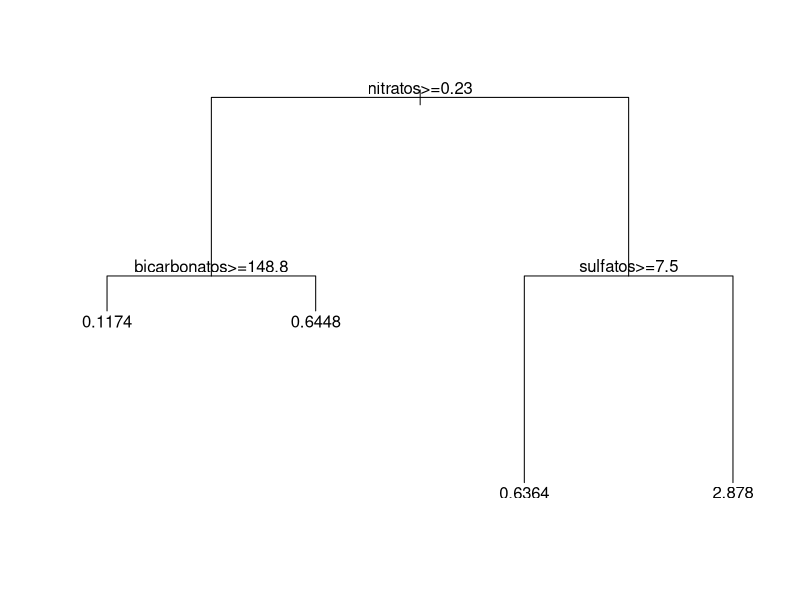
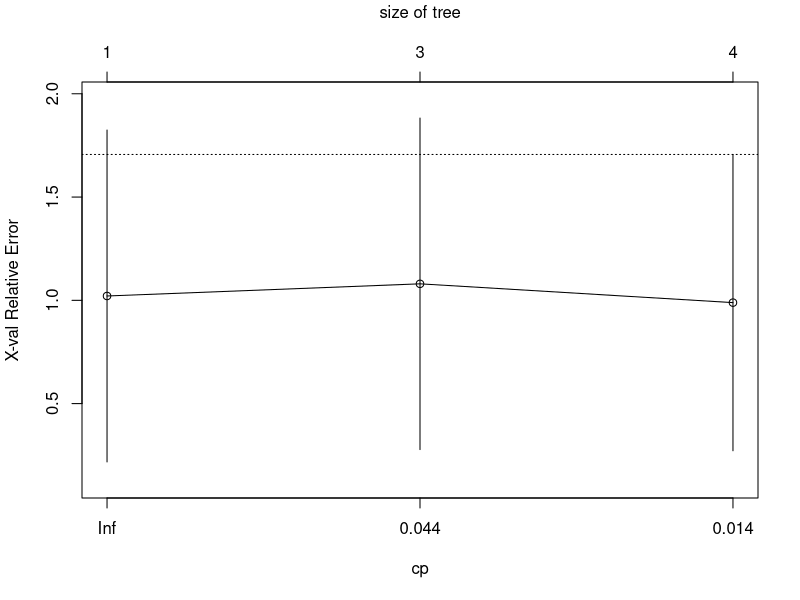
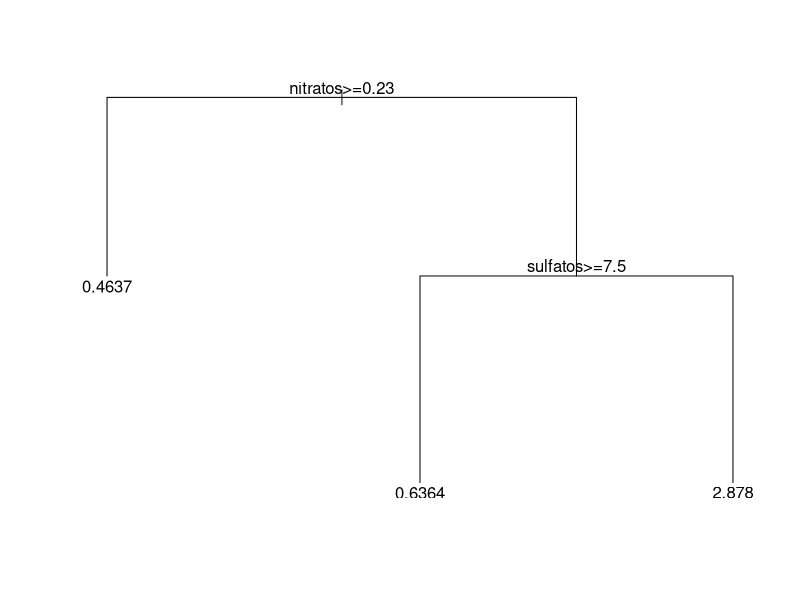
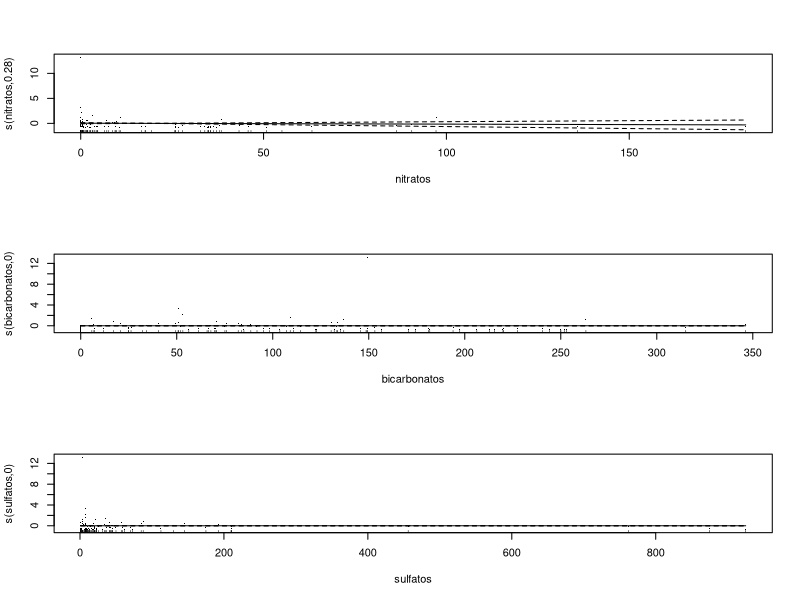

Recreate these plots in R, in order.
## ---- chunk 1
knitr::opts_chunk$set(echo = TRUE)
## ---- chunk 2
library(rpart)


cloruros<-c(15.6,12.7,170.7,29.7,430.6,46.5,41.3,49.6,7.1,7.7,6.9,9.0,5.8,24.5,

112.2,23.2,22.0,46.0,19.5,113.4,48.1,114.8,36.9,12.3,11.8,32.1,78.1,60.4,79.6,

45.8,48.9,45.7,69.0,117.3,40.8,44.5,75.9,125.1,183.1,344.7,341.6,20.2,863.6,

31.5,115.0,27.1,25.4,343.8,32.0,70.0,36.3,59.8,15.2,20.8,18.2,3.0,35.9,10.2,

396.8,118.5,23.9,11.9,44.0,292.4,44.2,49.3,20.7,156.2,29.2,31.5,15.8,12.8,9.2,

19.7,19.7,14.3,13.8,5.0,9.2,16.0,36.6,22.4,497.0,80.5,25.4,5.4,20.8)

sulfatos<-c(1.0,1.1,58.9,7.9,210.7,6.8,18.2,22.9,1.0,2.0,16.8,1.4,2.1,31.4,61.6,

8.3,13.5,8.9,12.1,72.9,22.5,20.0,9.0,1.0,1.0,13.5,7.0,42.5,20.0,35.0,87.8,7.7,7.3,

44.0,22.5,45.0,10.0,57.5,192.7,112.5,875.0,762.5,925.0,130.0,175.0,210.0,85.0,

456.0,41.0,41.5,37.0,45.0,18.2,22.1,7.0,4.0,34.1,7.7,210.0,50.0,11.0,1.0,70.0,8.6,

8.2,20.1,7.0,145.4,1.0,7.3,12.9,11.0,25.7,15.0,9.6,11.1,7.0,7.0,1.2,19.7,3.8,3.8,3.8,

4.4,3.8,2.1,15.6)

carbonatos<-c(0.0,0.0,0.0,0.0,0.0,0.0,0.0,40.8,2.6,0.0,0.0,0.0,0.0,0.0,65.2,0.0,0.0,0.0,

0.0,5.0,0.0,0.0,0.0,0.0,0.0,0.0,27.2,28.6,0.0,17.4,1.8,0.0,0.0,45.4,8.8,30.0,0.0,9.0,

0.0,35.8,43.2,0.0,103.0,63.2,61.8,49.0,112.2,24.2,37.8,33.4,0.0,16.0,1.8,0.0,6.2,

0.0,0.0,36.4,0.0,44.6,17.0,2.6,4.8,0.0,38.8,8.4,64.4,50.8,35.6,8.0,0.0,0.0,0.0,0.0,

12.2,5.4,52.8,0.0,0.0,7.6,0.0,25.4,0.0,0.0,10.8,0.0,0.0)

bicarbonatos<-c(122.5,206.3,315.1,156.6,220.2,249.9,250.1,0.0,70.4,227.4,197.4,

149.1,181.0,244.2,0.0,174.2,213.0,181.8,110.8,219.9,252.9,145.6,122.6,103.7,

85.0,215.5,82.0,0.0,153.2,5.8,17.2,109.1,53.2,0.0,61.3,0.0,133.4,133.6,346.3,

0.0,11.9,75.1,0.0,67.8,0.0,0.0,40.6,114.5,0.0,50.7,193.9,32.2,76.0,137.0,50.9,

70.6,83.8,7.0,24.9,24.9,56.3,98.3,26.2,34.2,0.0,69.8,6.9,20.7,148.6,66.4,251.8,

170.8,91.8,107.1,0.0,132.0,0.0,95.1,130.4,52.0,149.2,49.5,263.1,88.6,65.8,135.4,240.4)

fosfatos<-c(0.10,0.09,0.14,0.11,0.10,0.09,0.09,0.00,0.01,0.09,0.08,0.09,0.11,0.20,0.14,

0.22,0.12,0.06,0.09,0.22,0.00,0.01,0.09,0.08,0.20,0.01,0.01,0.02,0.09,0.02,0.07,

0.06,0.07,0.01,0.00,0.01,0.00,0.00,0.02,0.00,0.00,0.00,0.00,0.01,0.00,0.01,0.07,

0.00,0.00,0.00,0.28,0.00,0.08,0.08,0.08,0.01,0.08,0.08,0.07,0.07,0.07,0.04,0.06,

0.06,0.13,0.00,0.00,0.07,0.03,0.12,0.13,0.02,0.08,0.08,0.09,0.08,0.11,0.01,0.00,

0.19,0.06,0.11,0.14,3.24,0.00,0.09,0.14)

nitratos<-c(1.31,34.84,181.84,2.41,32.75,26.71,50.83,35.00,0.00,36.37,1.85,63.24,33.94,

37.11,0.59,0.88,17.79,16.69,3.65,34.80,35.52,45.77,25.79,2.74,0.00,17.60,0.00,

37.98,43.29,97.16,38.42,3.30,0.20,19.37,0.45,4.66,0.00,0.00,55.03,0.01,0.00,1.68,

0.89,0.09,135.85,25.79,0.00,90.53,27.81,7.13,86.33,46.56,0.49,10.94,0.00,0.59,8.66,

0.00,0.00,0.58,0.26,1.89,0.40,0.00,3.89,6.56,9.37,9.80,0.63,7.52,25.83,10.50,0.00,

2.76,4.33,9.60,4.66,0.00,1.58,0.00,0.00,1.95,0.00,0.00,3.17,0.41,35.50)

zinc<-c(0.00,0.00,0.10,0.00,0.10,0.00,0.00,0.10,0.20,0.10,0.10,0.10,0.10,0.00,0.10,

0.00,0.10,0.10,0.20,0.00,0.00,0.20,0.10,0.00,0.10,0.10,1.30,0.40,0.40,2.00,1.60,

2.30,3.00,0.80,0.30,0.20,0.60,1.40,1.00,0.20,0.20,0.60,0.10,0.80,0.10,0.50,1.20,

0.50,0.30,1.40,0.30,0.80,1.20,1.90,4.00,1.60,1.00,0.30,0.20,0.50,0.07,0.20,0.50,

0.90,0.20,0.20,1.00,1.10,0.80,0.20,0.00,0.00,0.60,0.60,0.20,0.10,0.80,0.30,1.40,

0.60,14.00,1.30,2.00,1.00,0.80,0.10,0.10)

datos = data.frame(cloruros, sulfatos, carbonatos, bicarbonatos, fosfatos, nitratos, sulfatos, zinc)

# ahora usemos la función rpart para hacer nuestro arbol de regresion

tree = rpart(zinc ~ bicarbonatos + carbonatos + cloruros + fosfatos + nitratos + sulfatos, method = "anova", data = datos)
tree

# Ya lo tenemos hecho peropara hacerlo más estético hagamos un plot del arbol

plot(tree)
text(tree)

# Ahora estudiemos nuestro arbol

plotcp(tree)



## ---- chunk 3
tree2 = prune(tree, cp = 0.044)
tree2

plot(tree2)
text(tree2)

## ---- chunk 4
library(mgcv)

results = gam(zinc~ s(nitratos,bs="ts") + s(bicarbonatos, bs="ts") + s(sulfatos, bs="ts"))
results

summary(results)
## ---- chunk 5

par(mfrow=c(3,1))
plot(results,select = 1, scale = 0, residuals = TRUE, shade = T, xlab = "nitratos")
plot(results,select = 2, scale = 0, residuals = TRUE, shade = T, xlab = "bicarbonatos")
plot(results,select = 3, scale = 0, residuals = TRUE, shade = T, xlab = "sulfatos")

